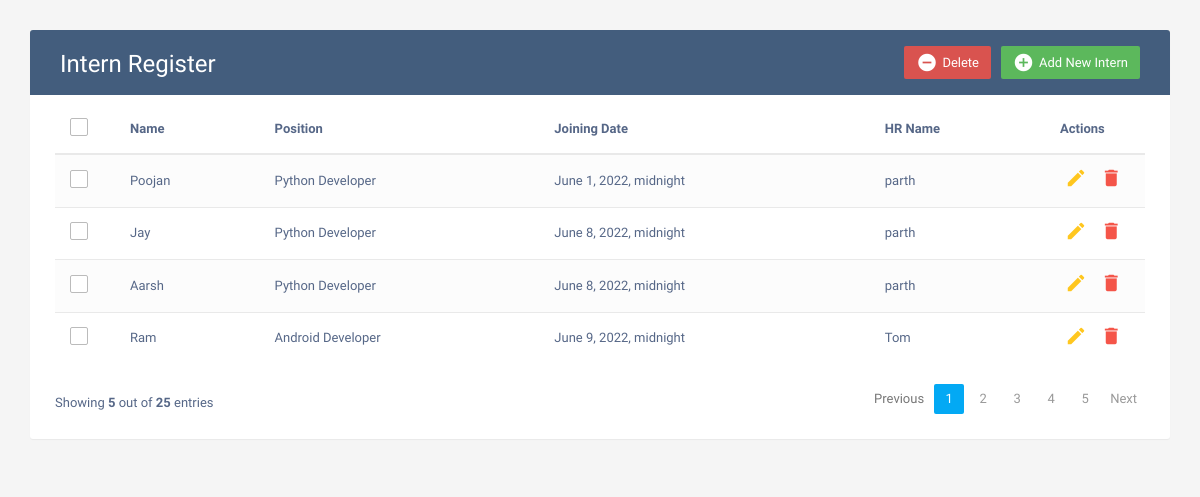
Screenshot of /intern_list with the database file from the repository.
### intern_register/models.py (models this page shows, shortened)
class Intern(models.Model):
    i_name = models.CharField('Name', max_length=120)
    i_email_address = models.EmailField('Email Address')
    i_mob_num = models.CharField('Mobile Number', max_length=10)
    i_address = models.CharField('Address',max_length=300)
    i_job_position = models.CharField('Job Position',max_length=120)
    i_stipend = models.CharField('Stipend', max_length=3)
    i_join_date = models.DateTimeField('Join Date')
    i_description = models.CharField('Job Description', max_length=150,blank= True, null=True)
    hr_name = models.ForeignKey(HR,blank = True, null = True, on_delete=models.CASCADE)
    hr_email = models.EmailField('HR Mail', max_length=150,null=True)

class HR(models.Model):
    h_name = models.CharField('HR Name', max_length=120)
    h_email_id = models.EmailField('HR Email Address')
    h_address = models.CharField(max_length=300)
    h_mob_num = models.CharField('HR Mobile Number', max_length=10)
    def __str__(self):
        return self.h_name

### intern_register/views.py (the view)
# urls.py: path('intern_list', views.intern_list, name="intern-list" ),
def intern_list(request):
    intern = Intern.objects.all()
    context = {
        'intern' : intern,
    }
    return render(request,'intern_register/intern_list.html',context)

### intern_register/templates/intern_register/intern_list.html (shortened to what this page needs)
<!DOCTYPE html>
<html lang="en">
<head>
<link rel="stylesheet" href="https://maxcdn.bootstrapcdn.com/font-awesome/4.7.0/css/font-awesome.min.css">
<link rel="stylesheet" href="https://maxcdn.bootstrapcdn.com/bootstrap/3.3.7/css/bootstrap.min.css">
  <body>
    <div class="container">
        <div class="table-wrapper">
            <div class="table-title">
                <div class="row">
                    <div class="col-sm-6">
						<h2>Intern Register</h2>
					</div>
					<div class="col-sm-6">
						<a href="{% url 'add-intern' %}" class="btn btn-success" data-toggle="modal"><i class="material-icons">&#xE147;</i> <span>Add New Intern</span></a>
						<a href="#deleteInternModal" class="btn btn-danger" data-toggle="modal"><i class="material-icons">&#xE15C;</i> <span>Delete</span></a>
					</div>
                </div>
            </div>
            <table class="table table-striped table-hover">
                <thead>
                    <tr>
						<th>
							<span class="custom-checkbox">
								<label for="selectAll"></label>
							</span>
						</th>
                        <th>Name</th>
                        <th>Position</th>
						<th>Joining Date</th>
                        <th>HR Name</th>
                        <th>Actions</th>
                    </tr>
                </thead>
                <tbody>
					{% for i in intern %}
                    <tr>
						<td>
							<span class="custom-checkbox">
								<label for="checkbox1"></label>
							</span>
						</td>
                        <td>{{i.i_name}}</td>
                        <td>{{i.i_job_position}}</td>
						<td>{{i.i_join_date}}</td>
                        <td>{{i.hr_name}}</td>
                        <td>
                            <a href="{% url 'edit-intern' i.id %}" class="edit" ><i class="material-icons" data-toggle="tooltip" title="Edit">&#xE254;</i></a>
                            <a href="{% url 'delete-intern' i.id %}" class="delete" data-toggle="modal"><i class="material-icons" data-toggle="tooltip" title="Delete">&#xE872;</i></a>
                        </td>
                    </tr>
                    {% endfor %}
                </tbody>
            </table>
			<div class="clearfix">
                <div class="hint-text">Showing <b>5</b> out of <b>25</b> entries</div>
                <ul class="pagination">
                    <li class="page-item disabled"><a href="#">Previous</a></li>
                    <li class="page-item active"><a href="#" class="page-link">1</a></li>
                    <li class="page-item"><a href="#" class="page-link">2</a></li>
                    <li class="page-item"><a href="#" class="page-link">3</a></li>
                    <li class="page-item"><a href="#" class="page-link">4</a></li>
                    <li class="page-item"><a href="#" class="page-link">5</a></li>
                    <li class="page-item"><a href="#" class="page-link">Next</a></li>
                </ul>
            </div>
        </div>
    </div>
</body>
</html>

### intern_register/templates/intern_register/intern_list.html (style rules this page uses)
body { color: #566787; background: #f5f5f5; font-family: 'Varela Round', sans-serif; font-size: 13px; }
.table-wrapper { background: #fff; padding: 20px 25px; margin: 30px 0; border-radius: 3px; box-shadow: 0 1px 1px rgba(0,0,0,.05); }
.table-title { padding-bottom: 15px; background: #435d7d; color: #fff; padding: 16px 30px; margin: -20px -25px 10px; border-radius: 3px 3px 0 0; }
.table-title h2 { margin: 5px 0 0; font-size: 24px; }
.table-title .btn { color: #fff; float: right; font-size: 13px; border: none; min-width: 50px; border-radius: 2px; border: none; outline: none !important; margin-left: 10px; }
.table-title .btn i { float: left; font-size: 21px; margin-right: 5px; }
.table-title .btn span { float: left; margin-top: 2px; }
table.table tr th, table.table tr td { border-color: #e9e9e9; padding: 12px 15px; vertical-align: middle; }
table.table tr th:first-child { width: 60px; }
table.table tr th:last-child { width: 100px; }
table.table-striped tbody tr:nth-of-type(odd) { background-color: #fcfcfc; }
table.table td:last-child i { opacity: 0.9; font-size: 22px; margin: 0 5px; }
table.table td a { font-weight: bold; color: #566787; display: inline-block; text-decoration: none; outline: none !important; }
table.table td a.edit { color: #FFC107; }
table.table td a.delete { color: #F44336; }
table.table td i { font-size: 19px; }
.pagination { float: right; margin: 0 0 5px; }
.pagination li a { border: none; font-size: 13px; min-width: 30px; min-height: 30px; color: #999; margin: 0 2px; line-height: 30px; border-radius: 2px !important; text-align: center; padding: 0 6px; }
.pagination li.active a, .pagination li.active a.page-link { background: #03A9F4; }
.hint-text { float: left; margin-top: 10px; font-size: 13px; }
.custom-checkbox { position: relative; }
.custom-checkbox label:before { width: 18px; height: 18px; }
.custom-checkbox label:before { content: ''; margin-right: 10px; display: inline-block; vertical-align: text-top; background: white; border: 1px solid #bbb; border-radius: 2px; box-sizing: border-box; z-index: 2; }

### rows the page displays
Intern: i_name "Poojan", i_job_position "Python Developer", i_join_date "June 1, 2022, midnight", hr_name "parth"
Intern: i_name "Jay", i_job_position "Python Developer", i_join_date "June 8, 2022, midnight", hr_name "parth"
Intern: i_name "Aarsh", i_job_position "Python Developer", i_join_date "June 8, 2022, midnight", hr_name "parth"
Intern: i_name "Ram", i_job_position "Android Developer", i_join_date "June 9, 2022, midnight", hr_name "Tom"
